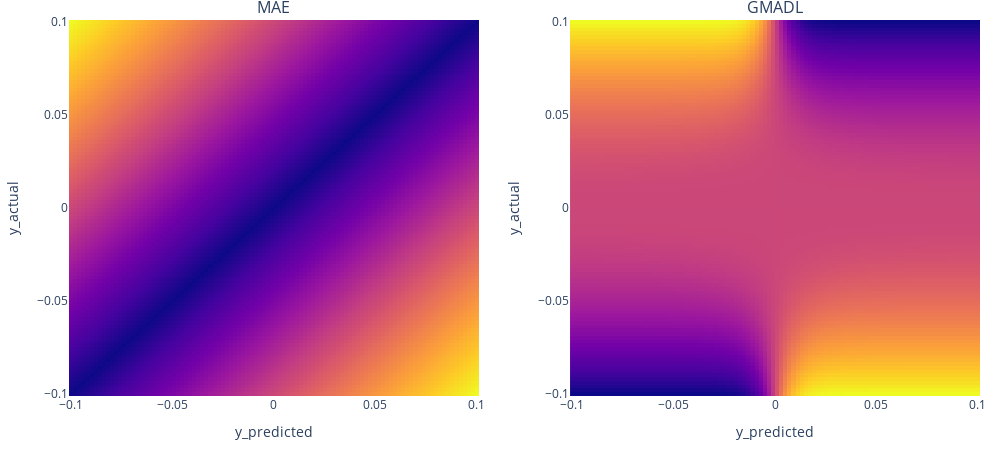

Source (notebook cell):
### Code cell
from plotly.subplots import make_subplots

fig = make_subplots(rows=1, cols=2, subplot_titles=['MAE', 'GMADL'])
x =  np.linspace(-0.1, 0.1, 100)
y =  np.linspace(-0.1, 0.1, 100)
xx, yy = np.meshgrid(x, y)
z1 = mae(xx, yy)
z2 = gmadl(xx, yy)

fig.add_trace(go.Heatmap(z=z1, x=x, y=y, showscale=False), row=1, col=1)
fig.add_trace(go.Heatmap(z=z2, x=x, y=y, showscale=False), row=1, col=2)
fig.update_layout(width=800, height=400, margin=dict(l=20, r=20, t=20, b=20))
fig['layout']['xaxis']['title']='y_predicted'
fig['layout']['xaxis2']['title']='y_predicted'
fig['layout']['yaxis']['title']='y_actual'
fig['layout']['yaxis2']['title']='y_actual'
fig.show()
# def plot_heatmap(loss_fn, title=None, min_val=-0.1, max_val=0.1, n_val=100):
#     x = np.linspace(min_val, max_val, n_val)
#     y = np.linspace(min_val, max_val, n_val)
#     
#     z = loss_fn(xx, yy)

#     fig = go.Figure(data=[go.Heatmap(z=z, x=x, y=y, showscale=False)])
#     fig.update_layout(title=title, width=500, height=500)
#     fig.show()
